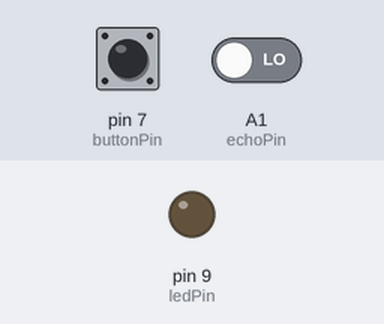
A sketch run on a simulated Arduino Uno, built with avr-gcc and run on an emulated ATmega328P. On the bench: output pins drawn as LEDs (lit = HIGH). Inputs (shaded band) come from the test bench; at power-on: pin 7 (buttonPin) HIGH, A1 (echoPin) LOW. Pins used as bus, display or sensor lines are not drawn.

Above: at 1.2 s.
1.3 s: pin 7 (buttonPin) pulled LOW for 1 s
At 4.2 s:
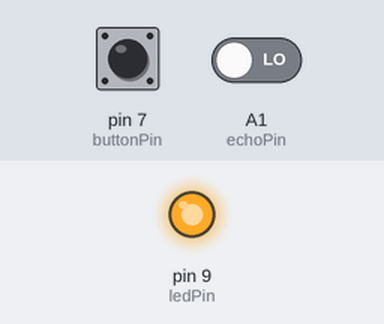
4.6 s: pin 7 (buttonPin) pulled LOW for 3.2 s
At 7.8 s:
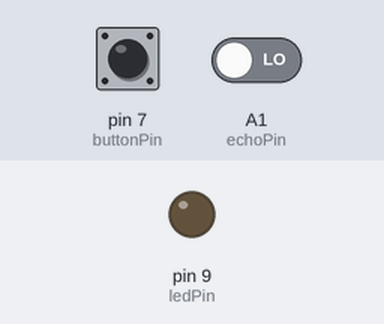
Timing chart, 0 to 9.3 s (numbered marks = the images above; inputs shaded):
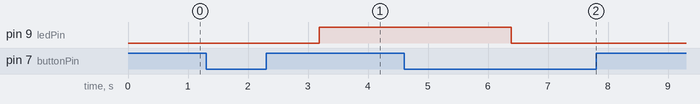

Measured:
- after the input at 1.3 s, pin 9 (ledPin): LOW → HIGH after 1.9 s
- after the input at 4.6 s, pin 9 (ledPin): HIGH → LOW after 1.8 s

The sketch:

Week9_DistanceMeter.ino
```cpp
long duration;
int distance;

int trigPin = A2;
int echoPin = A1;
int ledPin = 9;
int buttonPin = 7;
int buttonState = LOW;
int previousButtonState = HIGH;
bool ledState = false;

void setup() {
  pinMode(trigPin, OUTPUT);
  pinMode(echoPin, INPUT);
  pinMode(ledPin, OUTPUT);
  pinMode(buttonPin, INPUT_PULLUP);
  Serial.begin(115200);
}

void loop() {
  int currentButtonState = digitalRead(buttonPin);

  if (currentButtonState == LOW && previousButtonState == HIGH) {
    ledState = !ledState;
    delay(50);
  }
  previousButtonState = currentButtonState;

  digitalWrite(trigPin, LOW);
  delay(20);
  digitalWrite(trigPin, HIGH);
  delay(20);
  digitalWrite(trigPin, LOW);

  duration = pulseIn(echoPin, HIGH);
  distance = duration * 0.034 / 2;

  int brightness = 0;

  if (ledState) {
    if (distance <= 10) {
      brightness = map(distance, 0, 10, 255, 0);
    } else {
      brightness = 0;
    }
  } else {
    brightness = 0;
  }

  analogWrite(ledPin, brightness);
  delay(10);
}
```
